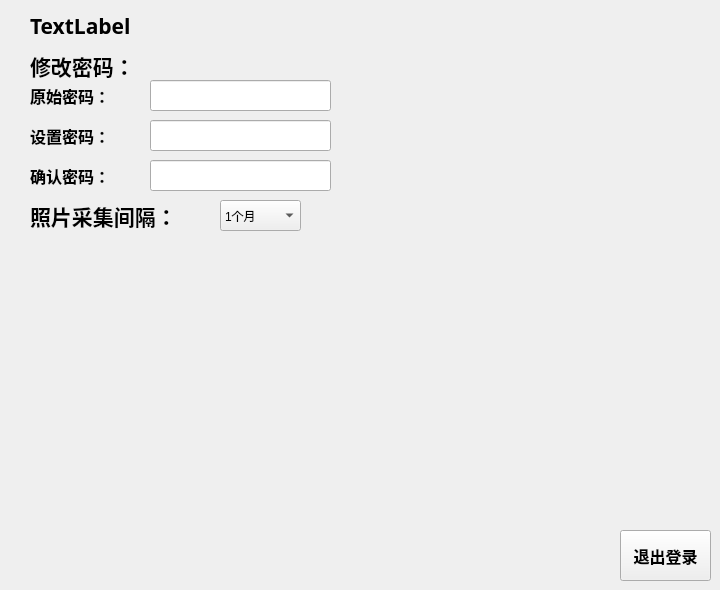
    <widget class="QWidget" name="page_9">
     <widget class="QLabel" name="label_73">
      <property name="geometry">
       <rect>
        <x>30</x>
        <y>50</y>
        <width>171</width>
        <height>31</height>
       </rect>
      </property>
      <property name="font">
       <font>
        <family>Aharoni</family>
        <pointsize>16</pointsize>
        <weight>75</weight>
        <bold>true</bold>
       </font>
      </property>
      <property name="text">
       <string>修改密码：</string>
      </property>
     </widget>
     <widget class="QLabel" name="label_74">
      <property name="geometry">
       <rect>
        <x>30</x>
        <y>80</y>
        <width>121</width>
        <height>31</height>
       </rect>
      </property>
      <property name="font">
       <font>
        <family>Aharoni</family>
        <pointsize>12</pointsize>
        <weight>75</weight>
        <bold>true</bold>
       </font>
      </property>
      <property name="text">
       <string>原始密码：</string>
      </property>
     </widget>
     <widget class="QLabel" name="label_75">
      <property name="geometry">
       <rect>
        <x>30</x>
        <y>120</y>
        <width>121</width>
        <height>31</height>
       </rect>
      </property>
      <property name="font">
       <font>
        <family>Aharoni</family>
        <pointsize>12</pointsize>
        <weight>75</weight>
        <bold>true</bold>
       </font>
      </property>
      <property name="text">
       <string>设置密码：</string>
      </property>
     </widget>
     <widget class="QLabel" name="label_76">
      <property name="geometry">
       <rect>
        <x>30</x>
        <y>160</y>
        <width>111</width>
        <height>31</height>
       </rect>
      </property>
      <property name="font">
       <font>
        <family>Aharoni</family>
        <pointsize>12</pointsize>
        <weight>75</weight>
        <bold>true</bold>
       </font>
      </property>
      <property name="text">
       <string>确认密码：</string>
      </property>
     </widget>
     <widget class="QLabel" name="label_77">
      <property name="geometry">
       <rect>
        <x>30</x>
        <y>200</y>
        <width>161</width>
        <height>31</height>
       </rect>
      </property>
      <property name="font">
       <font>
        <family>Aharoni</family>
        <pointsize>16</pointsize>
        <weight>75</weight>
        <bold>true</bold>
       </font>
      </property>
      <property name="text">
       <string>照片采集间隔：</string>
      </property>
     </widget>
     <widget class="QLabel" name="label_78">
      <property name="geometry">
       <rect>
        <x>30</x>
        <y>10</y>
        <width>171</width>
        <height>31</height>
       </rect>
      </property>
      <property name="font">
       <font>
        <family>Aharoni</family>
        <pointsize>16</pointsize>
        <weight>75</weight>
        <bold>true</bold>
       </font>
      </property>
      <property name="text">
       <string>TextLabel</string>
      </property>
     </widget>
     <widget class="QLineEdit" name="lineEdit_4">
      <property name="geometry">
       <rect>
        <x>150</x>
        <y>80</y>
        <width>181</width>
        <height>31</height>
       </rect>
      </property>
      <property name="font">
       <font>
        <family>Aharoni</family>
        <pointsize>12</pointsize>
        <weight>75</weight>
        <bold>true</bold>
       </font>
      </property>
     </widget>
     <widget class="QLineEdit" name="lineEdit_5">
      <property name="geometry">
       <rect>
        <x>150</x>
        <y>120</y>
        <width>181</width>
        <height>31</height>
       </rect>
      </property>
      <property name="font">
       <font>
        <family>Aharoni</family>
        <pointsize>12</pointsize>
        <weight>75</weight>
        <bold>true</bold>
       </font>
      </property>
     </widget>
     <widget class="QLineEdit" name="lineEdit_6">
      <property name="geometry">
       <rect>
        <x>150</x>
        <y>160</y>
        <width>181</width>
        <height>31</height>
       </rect>
      </property>
      <property name="font">
       <font>
        <family>Aharoni</family>
        <pointsize>12</pointsize>
        <weight>75</weight>
        <bold>true</bold>
       </font>
      </property>
     </widget>
     <widget class="QComboBox" name="comboBox">
      <property name="geometry">
       <rect>
        <x>220</x>
        <y>200</y>
        <width>81</width>
        <height>31</height>
       </rect>
      </property>
      <item>
       <property name="text">
        <string>1个月</string>
       </property>
      </item>
      <item>
       <property name="text">
        <string>2个月</string>
       </property>
      </item>
      <item>
       <property name="text">
        <string>3个月</string>
       </property>
      </item>
      <item>
       <property name="text">
        <string>4个月</string>
       </property>
      </item>
      <item>
       <property name="text">
        <string>5个月</string>
       </property>
      </item>
      <item>
       <property name="text">
        <string>6个月</string>
       </property>
      </item>
      <item>
       <property name="text">
        <string>7个月</string>
       </property>
      </item>
      <item>
       <property name="text">
        <string>8个月</string>
       </property>
      </item>
      <item>
       <property name="text">
        <string>9个月</string>
       </property>
      </item>
      <item>
       <property name="text">
        <string>10个月</string>
       </property>
      </item>
      <item>
       <property name="text">
        <string>11个月</string>
       </property>
      </item>
      <item>
       <property name="text">
        <string>12个月</string>
       </property>
      </item>
     </widget>
     <widget class="QPushButton" name="pushButton_12">
      <property name="geometry">
       <rect>
        <x>620</x>
        <y>530</y>
        <width>91</width>
        <height>51</height>
       </rect>
      </property>
      <property name="font">
       <font>
        <family>Aharoni</family>
        <pointsize>12</pointsize>
        <weight>75</weight>
        <bold>true</bold>
       </font>
      </property>
      <property name="text">
       <string>退出登录</string>
      </property>
     </widget>
    </widget>
